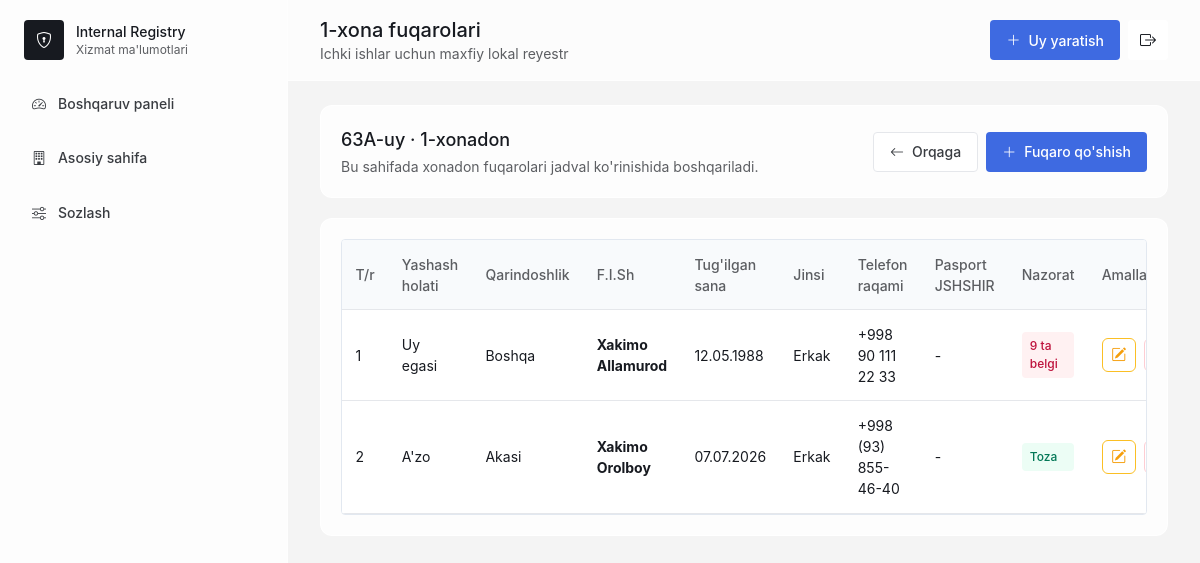
The page /settings/rooms/111/residents/ (signed in) on the database its author committed.
### registry/models.py (models this page shows, shortened)
class Room(models.Model):
    LARGE = "large"
    MEDIUM = "medium"
    SMALL = "small"
    FAMILY_STATUS_CHOICES = [
        (LARGE, "Katta oila"),
        (MEDIUM, "O'rta oila"),
        (SMALL, "Kichik oila"),
    ]
    house = models.ForeignKey(House, related_name="rooms", on_delete=models.CASCADE)
    room_number = models.PositiveIntegerField()
    entrance_number = models.PositiveIntegerField(default=1)
    family_status = models.CharField(max_length=20, choices=FAMILY_STATUS_CHOICES, default=SMALL)
    created_at = models.DateTimeField(auto_now_add=True)
    updated_at = models.DateTimeField(auto_now=True)
    class Meta:
        ordering = ["room_number"]
        constraints = [
            models.UniqueConstraint(fields=["house", "room_number"], name="unique_room_per_house")
        ]

class House(models.Model):
    COLOR_CHOICES = [
        ("blue", "Ko'k"),
        ("green", "Yashil"),
        ("red", "Qizil"),
        ("amber", "Sariq"),
        ("slate", "Kulrang"),
    ]
    house_number = models.CharField(max_length=40)
    street_name = models.CharField(max_length=180)
    room_count = models.PositiveIntegerField()
    entrance_count = models.PositiveIntegerField(default=4)
    apartments_per_entrance = models.PositiveIntegerField(default=8)
    color = models.CharField(max_length=20, choices=COLOR_CHOICES, default="blue")
    entrance_camera = models.BooleanField(default=False)
    entrance_camera_count = models.PositiveIntegerField(blank=True, null=True)
    yard_camera = models.BooleanField(default=False)
    yard_camera_count = models.PositiveIntegerField(blank=True, null=True)
    entrance_sos_button = models.BooleanField(default=False)
    entrance_sos_button_count = models.PositiveIntegerField(blank=True, null=True)
    created_at = models.DateTimeField(auto_now_add=True)
    updated_at = models.DateTimeField(auto_now=True)
    class Meta:
        ordering = ["-created_at"]
        constraints = [
            models.UniqueConstraint(
                fields=["house_number", "street_name"],
                name="unique_house_per_street",
            )
        ]

class Resident(models.Model):
    LIVING_STATUS_CHOICES = [
        ("owner", "Uy egasi"),
        ("tenant", "Ijarada yashovchi"),
        ("member", "A'zo"),
    ]
    RELATIONSHIP_CHOICES = [
        ("self", "Uy egasi"),
        ("wife", "Xotini"),
        ("son", "O'g'il"),
        ("daughter", "Qiz"),
        ("grandchild", "Nevarasi"),
        ("mother", "Ona"),
        ("father_in_law", "Qayni otasi"),
        ("mother_in_law", "Qayni onasi"),
        ("brother", "Akasi"),
        ("sister", "Opasi"),
        ("friend", "Do'sti"),
        ("other", "Boshqa"),
    ]
    GENDER_CHOICES = [("male", "Erkak"), ("female", "Ayol"), ("other", "Boshqa")]
    SOCIAL_CONCLUSION_PROVIDER_CHOICES = [
        ("mayor_assistant", "Hokim yordamchisi"),
        ("women_activist", "Xotin-qizlar faoli"),
        ("prevention_inspector", "Profilaktika inspektori"),
        ("youth_leader", "Yoshlar yetakchisi"),
        ("social_protection", "Ijtimoiy himoya vakili"),
        ("tax_inspector", "Soliq inspektori"),
    ]
    room = models.ForeignKey(Room, related_name="residents", on_delete=models.CASCADE)
    photo = models.FileField(upload_to="residents/", blank=True, null=True)
    living_status = models.CharField(max_length=20, choices=LIVING_STATUS_CHOICES, default="owner")
    has_rental_contract = models.BooleanField(default=False)
    rental_contract_file = models.FileField(upload_to="resident_documents/", blank=True, null=True)
    has_temporary_registration = models.BooleanField(default=False)
    temporary_registration_file = models.FileField(upload_to="resident_documents/", blank=True, null=True)
    daily_rental_guest_home = models.BooleanField(default=False)
    has_origin_neighborhood_conclusion = models.BooleanField(default=False)
    origin_neighborhood_conclusion_note = models.TextField(blank=True)
    relationship = models.CharField(max_length=30, choices=RELATIONSHIP_CHOICES, default="other")
    fullname = models.CharField(max_length=180)
    phone = models.CharField(max_length=40, blank=True)
    passport = models.CharField(max_length=40, blank=True)
    pinfl = models.CharField(max_length=20, blank=True)
    birth_date = models.DateField(blank=True, null=True)
    gender = models.CharField(max_length=20, choices=GENDER_CHOICES, blank=True)
    is_working = models.BooleanField(default=False)
    occupation = models.CharField(max_length=120, blank=True)
    workplace = models.CharField(max_length=180, blank=True)
    is_studying = models.BooleanField(default=False)
    education = models.CharField(max_length=120, blank=True)
    has_violation = models.BooleanField(default=False)
    violation_description = models.TextField(blank=True)
    violation_date = models.DateField(blank=True, null=True)
    officer_name = models.CharField(max_length=150, blank=True)
    notes = models.TextField(blank=True)
    long_abroad = models.BooleanField(default=False)
    abroad_country = models.CharField(max_length=120, blank=True)
    abroad_year = models.PositiveIntegerField(blank=True, null=True)
    abroad_duration = models.CharField(max_length=120, blank=True)
    abroad_reason = models.TextField(blank=True)
    previously_convicted = models.BooleanField(default=False)
    conviction_year = models.PositiveIntegerField(blank=True, null=True)
    conviction_article = models.CharField(max_length=80, blank=True)
    conviction_part = models.CharField(max_length=80, blank=True)
    conviction_note = models.TextField(blank=True)
    penal_institution = models.BooleanField(default=False)
    penal_institution_location = models.CharField(max_length=180, blank=True)
    penal_institution_note = models.TextField(blank=True)
    probation = models.BooleanField(default=False)
    probation_start_year = models.PositiveIntegerField(blank=True, null=True)
    probation_end_year = models.PositiveIntegerField(blank=True, null=True)
    probation_article = models.CharField(max_length=80, blank=True)
    probation_part = models.CharField(max_length=80, blank=True)
    probation_note = models.TextField(blank=True)
    administrative_supervision = models.BooleanField(default=False)
    administrative_supervision_start_year = models.PositiveIntegerField(blank=True, null=True)
    administrative_supervision_end_year = models.PositiveIntegerField(blank=True, null=True)
    preventive_register = models.BooleanField(default=False)
    preventive_register_start_year = models.PositiveIntegerField(blank=True, null=True)
    preventive_register_end_year = models.PositiveIntegerField(blank=True, null=True)
    preventive_register_date = models.DateField(blank=True, null=True)
    preventive_register_article = models.CharField(max_length=180, blank=True)
    preventive_register_part = models.CharField(max_length=80, blank=True)
    preventive_register_note = models.TextField(blank=True)
    deo_register = models.BooleanField(default=False)
    deo_start_year = models.PositiveIntegerField(blank=True, null=True)
    deo_end_year = models.PositiveIntegerField(blank=True, null=True)
    deo_article = models.CharField(max_length=80, blank=True)
    deo_part = models.CharField(max_length=80, blank=True)
    deo_note = models.TextField(blank=True)
    alcohol_addiction = models.BooleanField(default=False)
    alcohol_addiction_note = models.TextField(blank=True)
    troubled_family = models.BooleanField(default=False)
    troubled_family_note = models.TextField(blank=True)
    mental_health_register = models.BooleanField(default=False)
    disability_register = models.BooleanField(default=False)
    hunting_weapon = models.BooleanField(default=False)
    weapon_count = models.PositiveIntegerField(blank=True, null=True)
    weapon_model = models.CharField(max_length=180, blank=True)
    drug_addiction_register = models.BooleanField(default=False)
    drug_addiction_since = models.CharField(max_length=120, blank=True)
    needs_social_assistance = models.BooleanField(default=False)
    social_assistance_note = models.TextField(blank=True)
    security_panel_connected = models.BooleanField(default=False)
    cybersecurity_bot_connected = models.BooleanField(default=False)
    wanted_person = models.BooleanField(default=False)
    wanted_person_note = models.TextField(blank=True)
    has_complaints = models.BooleanField(default=False)
    complaint_count = models.PositiveIntegerField(blank=True, null=True)
    complaint_notes = models.JSONField(default=list, blank=True)
    social_conclusion = models.BooleanField(default=False)
    social_conclusion_provider = models.CharField(
        max_length=40,
        choices=SOCIAL_CONCLUSION_PROVIDER_CHOICES,
        blank=True,
    )
    social_conclusion_file = models.FileField(upload_to="resident_documents/", blank=True, null=True)
    social_conclusion_note = models.TextField(blank=True)
    joint_conclusion = models.BooleanField(default=False)
    joint_conclusion_file = models.FileField(upload_to="resident_documents/", blank=True, null=True)
    joint_conclusion_note = models.TextField(blank=True)
    created_at = models.DateTimeField(auto_now_add=True)
    class Meta:
        ordering = ["fullname"]

### registry/views.py (the view)
# urls.py: path("settings/rooms/<int:pk>/residents/", login_required(views.settings_room_residents), name="settings_room_residents"),
def settings_room_residents(request, pk):
    room = get_object_or_404(Room.objects.select_related("house"), pk=pk)
    residents = room.residents.all()
    supervision_fields = [
        "has_violation",
        "long_abroad",
        "previously_convicted",
        "penal_institution",
        "probation",
        "administrative_supervision",
        "preventive_register",
        "alcohol_addiction",
        "troubled_family",
        "mental_health_register",
        "disability_register",
        "hunting_weapon",
        "drug_addiction_register",
        "needs_social_assistance",
        "has_complaints",
        "social_conclusion",
    ]
    for resident in residents:
        resident.supervision_count = sum(1 for field in supervision_fields if getattr(resident, field))
    return render(
        request,
        "registry/settings_residents.html",
        {
            "page_title": f"{room.room_number}-xona fuqarolari",
            "room": room,
            "residents": residents,
        },
    )

### registry/templates/registry/settings_residents.html (shortened to what this page needs)
{% extends "registry/base.html" %}
{% block content %}
<section class="panel mb-5">
    <div class="flex flex-col justify-between gap-4 md:flex-row md:items-center">
        <div>
            <h2>{{ room.house.house_number }}-uy · {{ room.room_number }}-xonadon</h2>
            <p class="mt-1 text-sm text-[#5C5E62]">Bu sahifada xonadon fuqarolari jadval ko'rinishida boshqariladi.</p>
        </div>
        <div class="flex flex-wrap gap-2">
            <a class="btn-secondary" href="{% url 'registry:settings_house_rooms' room.house.pk %}"><i class="bi bi-arrow-left"></i> Orqaga</a>
            <a class="btn-primary" href="{% url 'registry:resident_create' room.pk %}"><i class="bi bi-plus-lg"></i> Fuqaro qo'shish</a>
        </div>
    </div>
</section>
<section class="panel">
    <div class="overflow-x-auto rounded border border-slate-200 bg-white">
        <table class="member-table">
            <thead>
                <tr>
                    <th>T/r</th>
                    <th>Yashash holati</th>
                    <th>Qarindoshlik</th>
                    <th>F.I.Sh</th>
                    <th>Tug'ilgan sana</th>
                    <th>Jinsi</th>
                    <th>Telefon raqami</th>
                    <th>Pasport JSHSHIR</th>
                    <th>Nazorat</th>
                    <th class="text-center">Amallar</th>
                </tr>
            </thead>
            <tbody>
                {% for resident in residents %}
                <tr>
                    <td>{{ forloop.counter }}</td>
                    <td>{{ resident.get_living_status_display }}</td>
                    <td>{{ resident.get_relationship_display }}</td>
                    <td><strong>{{ resident.fullname }}</strong></td>
                    <td>{{ resident.birth_date|date:"d.m.Y"|default:"-" }}</td>
                    <td>{{ resident.get_gender_display|default:"-" }}</td>
                    <td>{{ resident.phone|default:"-" }}</td>
                    <td>{{ resident.pinfl|default:"-" }}</td>
                    <td>
                        {% if resident.supervision_count %}
                            <span class="table-badge danger">{{ resident.supervision_count }} ta belgi</span>
                        {% else %}
                            <span class="table-badge good">Toza</span>
                        {% endif %}
                    </td>
                    <td>
                        <div class="table-actions">
                            <a class="icon-action edit" title="Tahrirlash" aria-label="Tahrirlash" href="{% url 'registry:resident_edit' resident.pk %}"><i class="bi bi-pencil-square"></i></a>
                            <form method="post" action="{% url 'registry:resident_delete' resident.pk %}?next=settings" data-swal-delete="Bu fuqaroni o'chirishni tasdiqlaysizmi?">
                                <button class="icon-action delete" title="O'chirish" aria-label="O'chirish"></button>
                            </form>
                        </div>
                    </td>
                </tr>
                {% empty %}
                <tr><td colspan="10" class="text-center text-[#5C5E62]">Bu xonadonda hali fuqaro yo'q.</td></tr>
                {% endfor %}
            </tbody>
        </table>
    </div>
</section>
{% endblock %}

### registry/static/registry/css/app.css (style rules this page uses)
* { box-sizing: border-box; }
body { font-family: -apple-system, BlinkMacSystemFont, "Segoe UI", Arial, sans-serif; letter-spacing: 0; }
.btn-primary, .btn-secondary, .btn-danger, .filter-btn, .page-btn { display:inline-flex; align-items:center; gap:.5rem; min-height:40px; border-radius:4px; padding:.45rem 1rem; font-size:14px; font-weight:500; transition:.33s; }
.btn-primary { background:#3E6AE1; color:#fff; }
.btn-secondary, .filter-btn, .page-btn { background:#fff; color:#393C41; border:1px solid #e5e7eb; }
.panel { border-radius:12px; background:rgba(255,255,255,.78); border:1px solid rgba(255,255,255,.9); padding:1.25rem; backdrop-filter:blur(20px); }
.panel h2 { font-size:18px; font-weight:500; }
.member-table { width:100%; border-collapse:collapse; font-size:14px; }
.member-table th { background:#f8fafc; color:#5C5E62; font-weight:500; text-align:left; }
.member-table th, .member-table td { border-bottom:1px solid #e5e7eb; padding:.85rem; vertical-align:middle; }
.member-table td strong, .member-table td span { display:block; }
.table-badge { display:inline-flex; border-radius:4px; padding:.3rem .5rem; font-size:12px; font-weight:500; }
.table-badge.good { background:#ecfdf5; color:#047857; }
.table-badge.danger { background:#fff1f2; color:#be123c; }
.table-actions { display:flex; align-items:center; justify-content:center; gap:.55rem; }
.icon-action { display:grid; height:34px; width:34px; place-items:center; border-radius:6px; background:#fff; font-size:15px; transition:.25s; }
.icon-action.edit { border:1px solid #fbbf24; color:#f59e0b; }
.icon-action.delete { border:1px solid #fecdd3; color:#f43f5e; }

### rows shown on the page
Room: house.house_number "63A", room_number "1"
Resident: living_status "Uy egasi", relationship "Boshqa", fullname "Xakimo Allamurod", birth_date "12.05.1988", gender "Erkak", phone "+998 90 111 22 33", pinfl "-", supervision_count "9"
Resident: living_status "A'zo", relationship "Akasi", fullname "Xakimo Orolboy", birth_date "07.07.2026", gender "Erkak", phone "+998 (93) 855-46-40", pinfl "-", shows "Toza"

### other values the page prints
{{ page_title|default:"Boshqaruv paneli" }} "1-xona fuqarolari"
